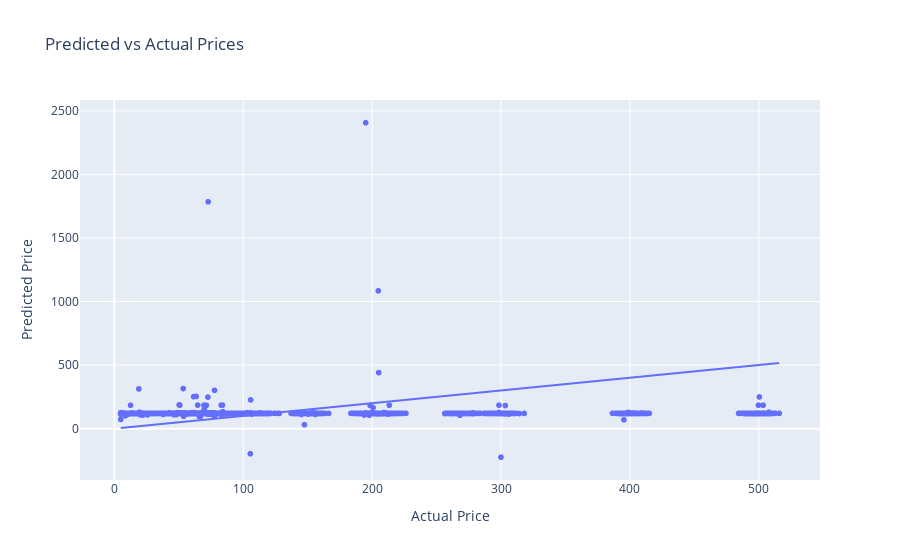

Here is the notebook cell this chart was saved with:
### Markdown cell above
### Problem 5b: Evaluate Linear Regression Performance

**Task**: Use `NumPy` operations to evaluate the performance of the linear regression model:

1. Calculate the **Root Mean Squared Error (RMSE)** to measure the average magnitude of prediction errors.

2. Calculate the **Mean Absolute Error (MAE)** to measure the average absolute difference between predicted and actual values.

3. Calculate the **R-squared score (R²)** to assess how well the model explains the variance in the data.

### Code cell
from tkinter import Y


def compute_rmse(y_true, y_pred):
  length=len(y_true)
  rmse=np.sqrt(np.sum((y_true-y_pred)**2)/length)

  return rmse

def compute_mae(y_true, y_pred):
  length=len(y_true)
  mae=np.sum(np.abs(y_true-y_pred))/length

  return mae


def compute_r2(y_true, y_pred):
  """Compute R-squared score"""
  R_Square=1-np.sum((y_true-y_pred)**2)/np.sum((y_true-np.mean(y_true))**2)

  return R_Square

def print_metrics(y_true, y_pred, dataset=""):
  """Print all regression metrics for a dataset"""
  rmse = compute_rmse(y_true, y_pred)
  mae = compute_mae(y_true, y_pred)
  r2 = compute_r2(y_true, y_pred)

  print(f"=== {dataset} Metrics ===")
  print(f"RMSE: {rmse:.2f}")
  print(f"MAE: {mae:.2f}")
  print(f"R²: {r2:.3f}")
  return rmse, mae, r2

# Calculate predictions
y_train_pred = price_model.predict(X_train_sc)
y_test_pred = price_model.predict(X_test_sc)

# Compute and print metrics
train_rmse, train_mae, train_r2 = print_metrics(prices_train['Price'], y_train_pred, "Training")
test_rmse, test_mae, test_r2 = print_metrics(prices_test['Price'], y_test_pred, "Test")

# Visualize predictions vs actual
fig = px.scatter(
    x=prices_test['Price'],
    y=y_test_pred,
    title='Predicted vs Actual Prices',
    labels={'x': 'Actual Price', 'y': 'Predicted Price'}
)
fig.add_trace(px.line(x=[prices_test['Price'].min(), prices_test['Price'].max()], 
                      y=[prices_test['Price'].min(), prices_test['Price'].max()]).data[0])
fig.show()

### Figure 1 — Plotly figure (JSON) as saved in the notebook; plotly's stock layout.template omitted (floating-point values rounded to 4 significant figures; data arrays with more than 128 entries replaced by an {"elided": "..."} marker saying what was removed)
{"data": [{"hovertemplate": "Actual Price=%{x}<br>Predicted Price=%{y}<extra></extra>", "legendgroup": "", "marker": {"color": "#636efa", "symbol": "circle"}, "mode": "markers", "name": "", "showlegend": false, "type": "scattergl", "x": {"elided": "12000 float values"}, "xaxis": "x", "y": {"elided": "12000 float values"}, "yaxis": "y"}, {"hovertemplate": "x=%{x}<br>y=%{y}<extra></extra>", "legendgroup": "", "line": {"color": "#636efa", "dash": "solid"}, "marker": {"symbol": "circle"}, "mode": "lines", "name": "", "orientation": "v", "showlegend": false, "type": "scatter", "x": [5.0, 515.8], "xaxis": "x", "y": [5.0, 515.8], "yaxis": "y"}], "layout": {"legend": {"tracegroupgap": 0}, "title": {"text": "Predicted vs Actual Prices"}, "xaxis": {"anchor": "y", "domain": [0, 1], "title": {"text": "Actual Price"}}, "yaxis": {"anchor": "x", "domain": [0, 1], "title": {"text": "Predicted Price"}}}}
